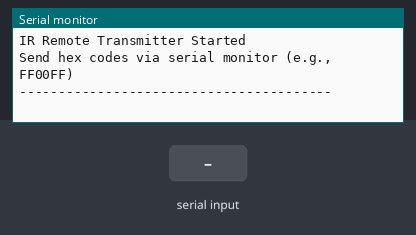
Recording of a sketch running on a simulated Arduino Uno, built with avr-gcc and run on an emulated ATmega328P. Shown: the last lines printed to the serial monitor. Inputs (shaded band) come from the test bench.

Above: at 1.2 s.
1.3 s: "1\n" received over Serial
At 2.2 s:
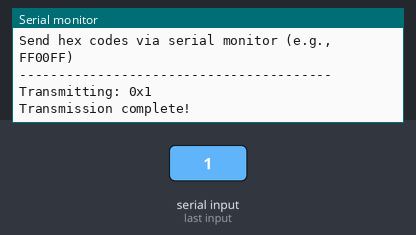
2.8 s: byte 10 ('\n') received over Serial
At 3.2 s:
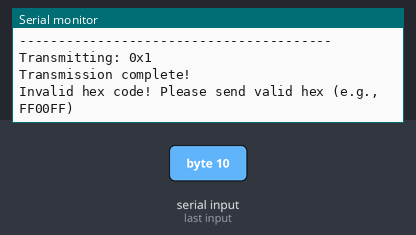
4.3 s: "0\n" received over Serial
At 4.37 s:
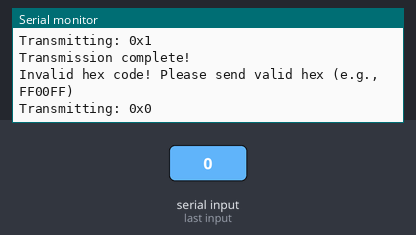

Measured:
- after the input at 1.3 s, the serial monitor: prints a new line at once (image 1)
- after the input at 2.8 s, the serial monitor: prints a new line at once (image 2)
- after the input at 4.3 s, the serial monitor: prints a new line at once (image 3)

The sketch:

ir_remote_transmitter.ino
```cpp
/*
 * IR Remote Transmitter
 * Sends IR codes received from serial monitor on pin 12
 *
 * Hardware Setup:
 * - IR LED connected to pin 12 through a resistor (220-330 ohms)
 * - IR LED cathode to ground, anode to pin 12 through resistor
 *
 * Library Required:
 * - IRremote library by z3t0
 * - Install via Arduino IDE Library Manager
 *
 * Usage:
 * - Send hex codes via serial monitor (e.g., FF00FF)
 * - Code will be transmitted as IR signal
 */

#include <IRremote.h>

// Pin definitions
const int IR_TRANSMIT_PIN = 12;

// Create IR sender object
IRsend irsend;

// Variables for serial input
String inputString = "";
boolean stringComplete = false;

void setup() {
  // Initialize serial communication
  Serial.begin(9600);

  // Reserve space for input string
  inputString.reserve(200);

  Serial.println("IR Remote Transmitter Started");
  Serial.println("Send hex codes via serial monitor (e.g., FF00FF)");
  Serial.println("----------------------------------------");
}

void loop() {
  // Check for serial input
  if (stringComplete) {
    // Remove any whitespace and convert to uppercase
    inputString.trim();
    inputString.toUpperCase();

    // Check if input is valid hex
    if (isValidHex(inputString)) {
      // Convert hex string to unsigned long
      unsigned long code = strtoul(inputString.c_str(), NULL, 16);

      Serial.print("Transmitting: 0x");
      Serial.println(inputString);

      // Send the IR code (using NEC protocol as default)
      irsend.sendNEC(IR_TRANSMIT_PIN, code, 32);

      Serial.println("Transmission complete!");
    } else {
      Serial.println("Invalid hex code! Please send valid hex (e.g., FF00FF)");
    }

    // Clear the string
    inputString = "";
    stringComplete = false;
  }
}

// Function to read serial input
void serialEvent() {
  while (Serial.available()) {
    char inChar = (char)Serial.read();

    if (inChar == '\n') {
      stringComplete = true;
    } else {
      inputString += inChar;
    }
  }
}

// Function to validate hex string
boolean isValidHex(String str) {
  if (str.length() == 0) return false;

  for (int i = 0; i < str.length(); i++) {
    char c = str.charAt(i);
    if (!((c >= '0' && c <= '9') || (c >= 'A' && c <= 'F'))) {
      return false;
    }
  }
  return true;
}
```
